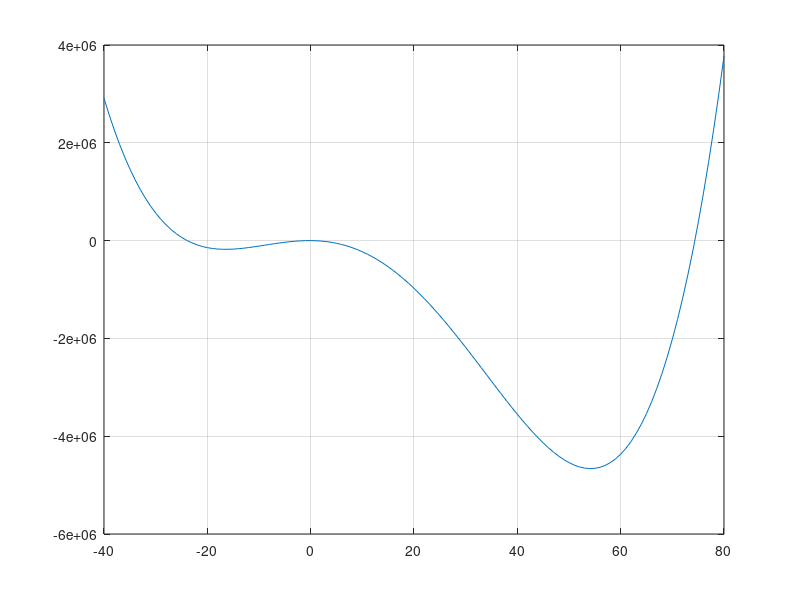

Write MATLAB code to recreate this figure.
%% Titel
% Genetic algorithm example with only one objective function

%% cleanings :)
clc
clear
close all

%% Introduc a function
lb = -40;   %lower band
ub = 80;    %uper band

xx = lb:ub;
Fitness_function = @(x) x.^4 - 50*x.^3 - 1800*x.^2 - 800*x;

plot(xx, Fitness_function(xx))
grid on

%% Genetic algorithm function
xopt = ga(Fitness_function, 1);
% we use 1 because it has only "x" as variable
yopt = Fitness_function(xopt);